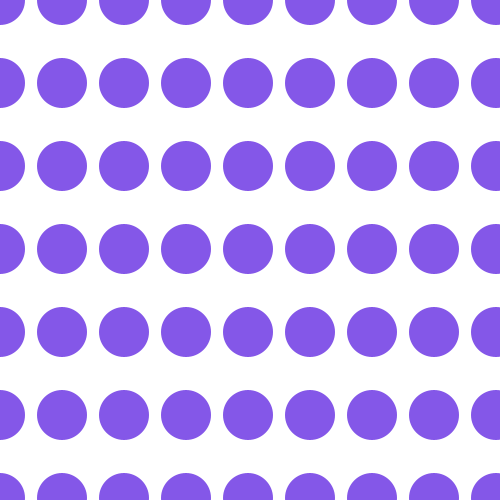
Frame 1 (no input)
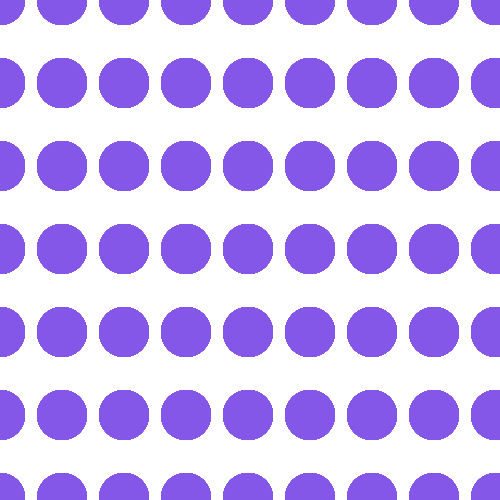
Frame 60 (the mouse pressed at the canvas centre just before this capture)
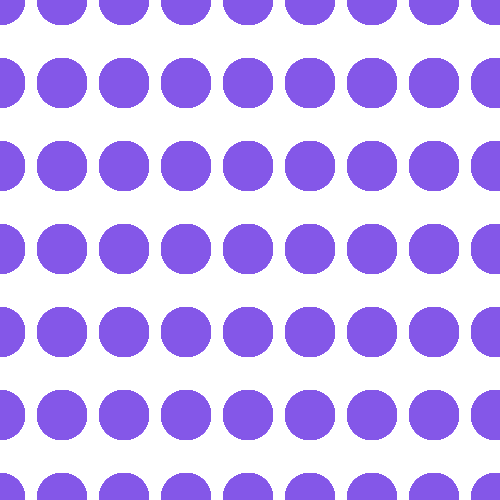
Frame 120 (the mouse held since frame 60 and released just before this capture)

The Processing sketch that drew these frames (run headless with seeded random() and noise(); from frame 60 on, the mouse is pressed at the canvas centre):

// Processing sketch: s04t00
// ── s04t00.pde
// Catalina Juez
// s04t00

int a;
int z= color(132, 87, 232);

void setup() {
  size (500, 500);
  background(255);
}

void draw() {  
  if (width>= height) {
    a= height/10;
  } else {
    a= width/10;
  }

  for (int x = 0; x <  width; x += width/8) {
    for (int y = 0; y <height; y += height/6) {
      noStroke();
      fill(z);
      ellipse (x, y, a, a);
      
    }
  }
}
